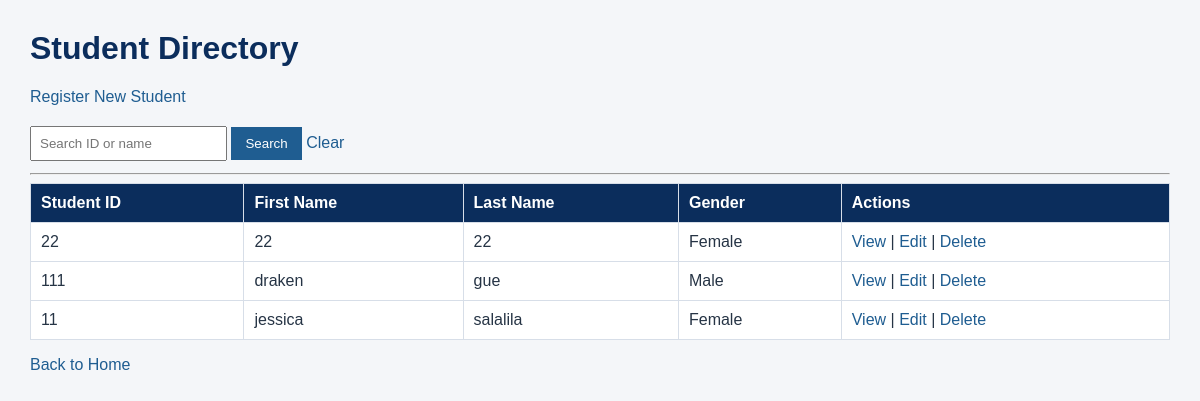
Page /registration/students/ on the earlier database version.
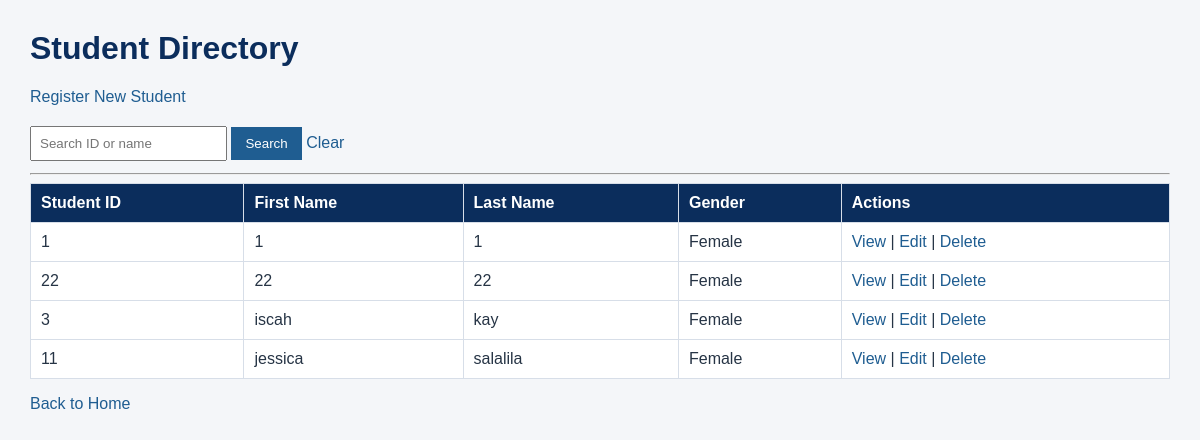
Same page on the later database version.
### registration/models.py (models this page shows, shortened)
class Student(models.Model):
    GENDER_CHOICES = [
        ('Male', 'Male'),
        ('Female', 'Female'),
        ('Other', 'Other'),
    ]
    student_id=models.CharField(
        max_length=20,
        unique=True)
    first_name=models.CharField(
        max_length=100)
    last_name=models.CharField(
        max_length=100)
    gender_name=models.CharField(
        max_length=10,
        choices=GENDER_CHOICES)
    date_of_birth=models.DateField()
    contact_number=models.CharField(
        max_length=20)

### registration/views.py (the view)
# urls.py: path('students/', views.student_list, name='student_list'),
def student_list(request):
    query = request.GET.get('q', '').strip()
    students = Student.objects.all().order_by(
        'last_name', 'first_name'
    )
    if query:
        students = students.filter(
            Q(student_id__icontains=query) |
            Q(first_name__icontains=query) |
            Q(last_name__icontains=query)
        )
    context = {
        'students': students,
        'query': query,
    }
    return render(
        request,
        'registration/student_list.html',
        context
    )

### registration/templates/registration/student_list.html (shortened to what this page needs)
{% load static %}
<!DOCTYPE html>
<html lang="en">
<head>
    <link rel="stylesheet" href="{% static 'registration/style.css' %}">
</head>
<body>
    <h1>Student Directory</h1>
    <p>
        <a href="{% url 'student_create' %}">
            Register New Student
        </a>
    </p>
    <form method="get">
        <input
            type="text"
            name="q"
            value="{{ query }}"
            placeholder="Search ID or name"
        >
        <button type="submit">Search</button>
        <a href="{% url 'student_list' %}">Clear</a>
    </form>
    <hr>
    {% if students %}
        <table border="1" cellpadding="8">
            <thead>
                <tr>
                    <th>Student ID</th>
                    <th>First Name</th>
                    <th>Last Name</th>
                    <th>Gender</th>
                    <th>Actions</th>
                </tr>
            </thead>
            <tbody>
                {% for student in students %}
                    <tr>
                        <td>{{ student.student_id }}</td>
                        <td>{{ student.first_name }}</td>
                        <td>{{ student.last_name }}</td>
                        <td>{{ student.gender_name }}</td>
                        <td>
                            <a href="{% url 'student_detail' student.pk %}">
                                View
                            </a>
                            |
                            <a href="{% url 'student_update' student.pk %}">
                                Edit
                            </a>
                            |
                            <a href="{% url 'student_delete' student.pk %}">
                                Delete
                            </a>
                        </td>
                    </tr>
                {% endfor %}
            </tbody>
        </table>
    {% else %}
        <p>No Student records found.</p>
    {% endif %}
    <p>
        <a href="{% url 'home' %}">Back to Home</a>
    </p>
</body>
</html>

### registration/static/registration/style.css (style rules this page uses)
body { font-family: Arial, sans-serif; background: #f4f6f9; color: #263445; margin: 30px; }
h1 { color: #0b2d5c; }
a { color: #1f5d91; text-decoration: none; }
table { width: 100%; border-collapse: collapse; background: #ffffff; }
th { background: #0b2d5c; color: #ffffff; text-align: left; }
th, td { padding: 10px; border: 1px solid #d7dee8; }
button { background: #1f5d91; color: #ffffff; border: 0; padding: 9px 14px; cursor: pointer; }
input, select { padding: 8px; margin: 4px 0; }

Differences in the rows shown:
removed Student: student_id "111", first_name "draken", last_name "gue", gender_name "Male"
added Student: student_id "1", first_name "1", last_name "1", gender_name "Female"
added Student: student_id "3", first_name "iscah", last_name "kay", gender_name "Female"
